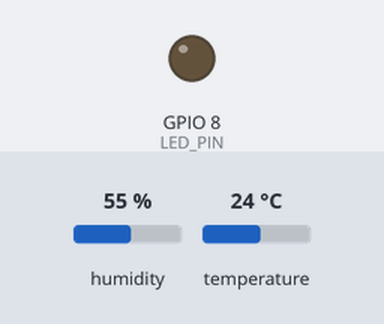
Simulated run of this sketch. Board: ESP32-C3. Parts: output pins drawn as LEDs (lit = HIGH). The test bench sets the inputs (shaded band); at power-on: humidity 55 %, temperature 24 °C. WiFi joins after 1.5 s; servers stay silent unless stated; no MQTT or app messages arrive unless stated; not simulated (calls return 0 or success): ../config/secrets.h; names the files do not define were given values by the test bench: MQTT_PORT = 1883; what the sketch prints to the serial monitor is not drawn.

Above: at 18.9 s.
At 30.03 s:
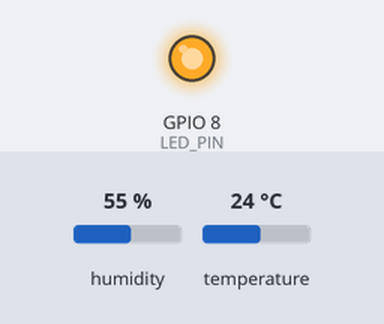
Timing chart, 0 to 47.0 s (numbered marks = the images above):
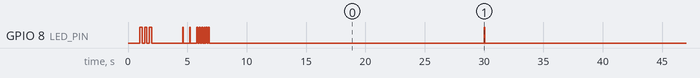

The sketch:

MQTT_ESP32C3_DHT22_Baby-room.ino
```cpp
#include <WiFi.h>
#include <PubSubClient.h>
#include "DHT.h"

// ===== CONFIG =====
#include "../config/secrets.h"

#define DEVICE_ID "baby_room_dht22"  // Changed ID
#define STATE_TOPIC "home/baby-room/sensor/state"
#define AVAIL_TOPIC "home/baby-room/sensor/status"

#define DHTPIN 5
#define DHTTYPE DHT22
#define LED_PIN 8  // Built-in blue LED on ESP32-C3 Mini

WiFiClient wifiClient;
PubSubClient mqtt(wifiClient);
DHT dht(DHTPIN, DHTTYPE);

unsigned long lastPublish = 0;
bool discoverySent = false;

// ===== LED FUNCTIONS =====
void ledBlink(int times, int delayMs = 100) {
  for (int i = 0; i < times; i++) {
    digitalWrite(LED_PIN, HIGH);  // LED ON
    delay(delayMs);
    digitalWrite(LED_PIN, LOW);   // LED OFF
    delay(delayMs);
  }
}

void ledOn() {
  digitalWrite(LED_PIN, HIGH);
}

void ledOff() {
  digitalWrite(LED_PIN, LOW);
}

void ledBlinkFast() {
  ledBlink(1, 50);  // Quick blink
}

// ===== DISCOVERY =====
void publishDiscovery() {
  Serial.println("📡 Publishing discovery...");

  auto send = [&](String id, String name, String field, String unit, String devClass="") {
    String topic = "homeassistant/sensor/" + id + "/config";

    String payload = "{";
    payload += "\"name\":\"" + name + "\",";
    payload += "\"stat_t\":\"" STATE_TOPIC "\",";
    payload += "\"avty_t\":\"" AVAIL_TOPIC "\",";
    payload += "\"pl_avail\":\"online\",";
    payload += "\"pl_not_avail\":\"offline\",";
    payload += "\"val_tpl\":\"{{ value_json." + field + " }}\",";
    if (unit.length()) payload += "\"unit_of_meas\":\"" + unit + "\",";
    if (devClass.length()) payload += "\"dev_cla\":\"" + devClass + "\",";
    payload += "\"frc_upd\":true,";
    payload += "\"uniq_id\":\"" + id + "\",";
    payload += "\"dev\":{";
    payload += "\"ids\":[\"" DEVICE_ID "\"],";
    payload += "\"name\":\"Baby Room Sensor\",";
    payload += "\"mf\":\"DIY\",";
    payload += "\"mdl\":\"C3+DHT22\"";
    payload += "}}";

    Serial.print("  Size: ");
    Serial.print(payload.length());
    Serial.print("B - ");

    bool success = mqtt.publish(topic.c_str(), payload.c_str(), true);
    Serial.println(name + ": " + (success ? "✅" : "❌"));

    delay(100);
  };

  send("babyroom_temperature", "Baby Room Temperature", "temperature", "°C", "temperature");
  send("babyroom_humidity", "Baby Room Humidity", "humidity", "%", "humidity");
  send("babyroom_wifi", "Baby Room WiFi Signal", "rssi", "dBm", "signal_strength");
  send("babyroom_uptime", "Baby Room Uptime", "uptime", "min");

  discoverySent = true;
  Serial.println("✅ Discovery done!");
}

// ===== WIFI CONNECT =====
void connectWiFi() {
  Serial.print("🔌 Connecting to WiFi");
  WiFi.begin(WIFI_SSID, WIFI_PASS);

  int attempts = 0;
  while (WiFi.status() != WL_CONNECTED && attempts < 20) {
    delay(400);
    ledBlinkFast();  // Blink while connecting
    Serial.print(".");
    delay(100);
    attempts++;
  }

  if (WiFi.status() == WL_CONNECTED) {
    ledBlink(2, 100);  // 2 quick blinks = success
    Serial.println("\n✅ WiFi connected!");
    Serial.print("📍 IP: ");
    Serial.println(WiFi.localIP());
    Serial.print("📶 RSSI: ");
    Serial.println(WiFi.RSSI());
  } else {
    ledBlink(5, 200);  // 5 slow blinks = failed
    Serial.println("\n❌ WiFi failed!");
  }
}

// ===== MQTT CONNECT =====
void connectMQTT() {
  Serial.print("🔗 Connecting to MQTT broker");

  int attempts = 0;
  while (!mqtt.connected() && attempts < 5) {
    ledBlinkFast();
    Serial.print(".");

    // LWT (Last Will Testament) - sends "offline" when device disconnects unexpectedly
    bool connected = mqtt.connect(
      DEVICE_ID,
      MQTT_USER,
      MQTT_PASS,
      AVAIL_TOPIC,      // Will topic
      1,                // Will QoS
      true,             // Will retain
      "offline"         // Will message
    );

    if (connected) {
      ledBlink(2, 100);  // 2 quick blinks = success
      Serial.println("\n✅ MQTT connected!");

      // Send online status
      mqtt.publish(AVAIL_TOPIC, "online", true);

      // Send discovery only once after boot
      if (!discoverySent) {
        delay(500);  // Wait for broker to process online status
        publishDiscovery();
      }
      return;
    } else {
      Serial.print(" (rc=");
      Serial.print(mqtt.state());
      Serial.print(")");
      delay(2000);
      attempts++;
    }
  }

  if (!mqtt.connected()) {
    ledBlink(5, 200);  // 5 slow blinks = failed
    Serial.println("\n❌ MQTT failed!");
  }
}

// ===== SETUP =====
void setup() {
  Serial.begin(115200);
  delay(1000);

  // Initialize LED
  pinMode(LED_PIN, OUTPUT);
  ledOff();
  ledBlink(3, 200);  // 3 blinks on startup

  Serial.println("\n\n🚀 ESP32-C3 DHT22 Baby Room Sensor");
  Serial.println("====================================");

  // Initialize DHT22
  Serial.println("🌡️  Initializing DHT22...");
  dht.begin();
  delay(2000);  // DHT22 needs time to stabilize
  Serial.println("✅ DHT22 ready!");

  // Connect WiFi
  connectWiFi();

  // Configure MQTT
  mqtt.setServer(MQTT_HOST, MQTT_PORT);
  mqtt.setBufferSize(1024);
  mqtt.setKeepAlive(15);  // Send keepalive every 15 seconds

  // Connect MQTT
  connectMQTT();

  Serial.println("\n🎯 Setup complete! Starting measurements...\n");
}

// ===== LOOP =====
void loop() {
  // Reconnect WiFi if needed
  if (WiFi.status() != WL_CONNECTED) {
    Serial.println("⚠️  WiFi disconnected! Reconnecting...");
    connectWiFi();
  }

  // Reconnect MQTT if needed
  if (!mqtt.connected()) {
    Serial.println("⚠️  MQTT disconnected! Reconnecting...");
    connectMQTT();
  }

  mqtt.loop();

  // Publish every 30 seconds
  if (millis() - lastPublish > 30000) {
    Serial.println("📊 Reading DHT22...");

    float t = dht.readTemperature();
    float h = dht.readHumidity();

    Serial.print("  Temperature: ");
    Serial.print(t);
    Serial.println(" °C");
    Serial.print("  Humidity: ");
    Serial.print(h);
    Serial.println(" %");

    if (!isnan(t) && !isnan(h)) {
      ledOn();  // LED on while publishing

      // Calculate uptime in minutes
      unsigned long uptimeMinutes = millis() / 60000;

      String payload = "{";
      payload += "\"temperature\":" + String(t, 1) + ",";
      payload += "\"humidity\":" + String(h, 1) + ",";
      payload += "\"rssi\":" + String(WiFi.RSSI()) + ",";
      payload += "\"uptime\":" + String(uptimeMinutes);  // Minutes
      payload += "}";

      bool success = mqtt.publish(STATE_TOPIC, payload.c_str(), false);

      ledOff();  // LED off after publishing

      if (success) {
        ledBlinkFast();  // Quick blink on success
        Serial.println("✅ Published to MQTT!");
        Serial.print("  Uptime: ");
        Serial.print(uptimeMinutes);
        Serial.println(" min");
        Serial.println("  " + payload);
      } else {
        ledBlink(3, 100);  // 3 blinks = publish failed
        Serial.println("❌ MQTT publish failed!");
      }
    } else {
      ledBlink(5, 100);  // 5 blinks = sensor read failed
      Serial.println("❌ Failed to read DHT22! Check wiring!");
    }

    lastPublish = millis();
    Serial.println();
  }
}
```

Measured:
- by itself, GPIO 8 (LED_PIN): HIGH → LOW at 1.2 s, → HIGH 0.20 s later, → LOW 0.20 s later, → HIGH 0.20 s later, … (29 changes in this stretch)
